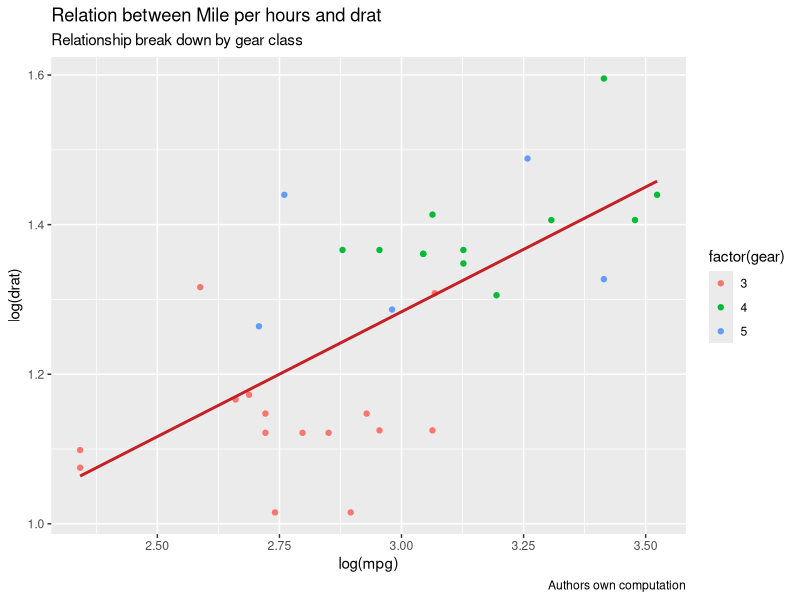

R code for this plot:
library(ggplot2)  
png(file = "scatterplot6me.png")     
new_graph<-ggplot(mtcars, aes(x = log(mpg), y = log(drat))) +geom_point(aes(color = factor(gear))) +  
stat_smooth(method = "lm",col = "#C42126",se = FALSE,size = 1)  
new_graph + labs(  
        title =  
                "Relation between Mile per hours and drat",  
        subtitle =  
                "Relationship break down by gear class",  
        caption = "Authors own computation"  
)  
dev.off()  
